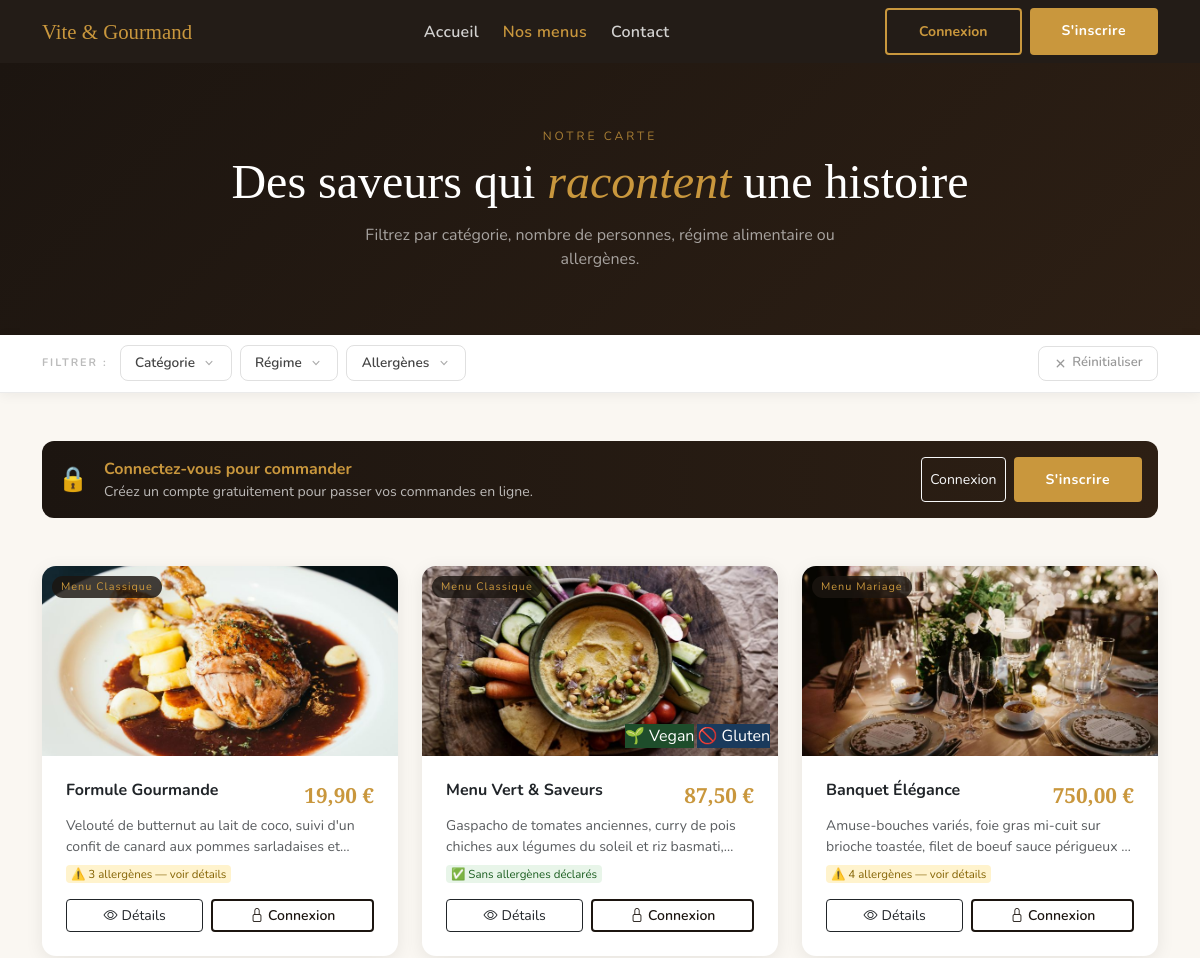
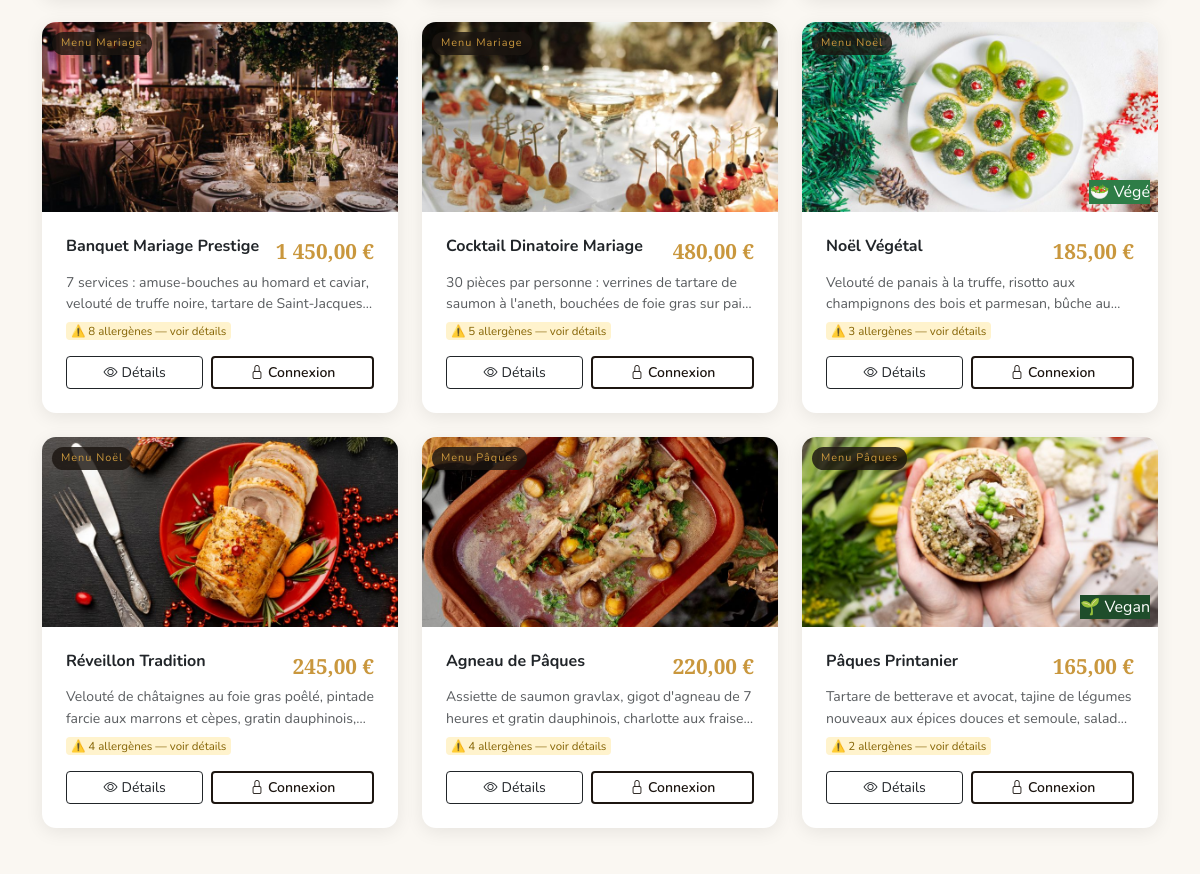
The page /menus.php (upper part) on the database as committed earlier (2 pictures, top to bottom).
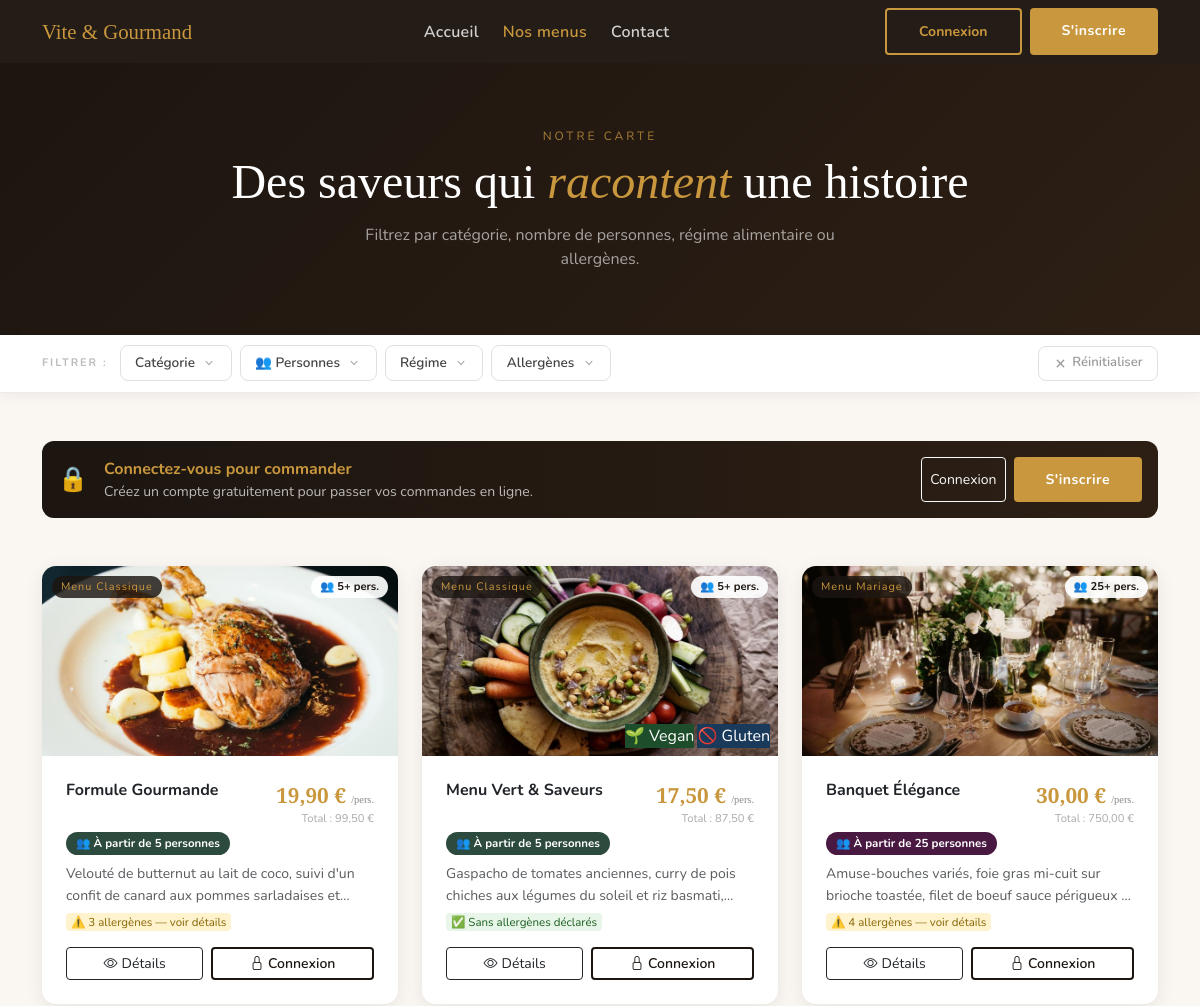
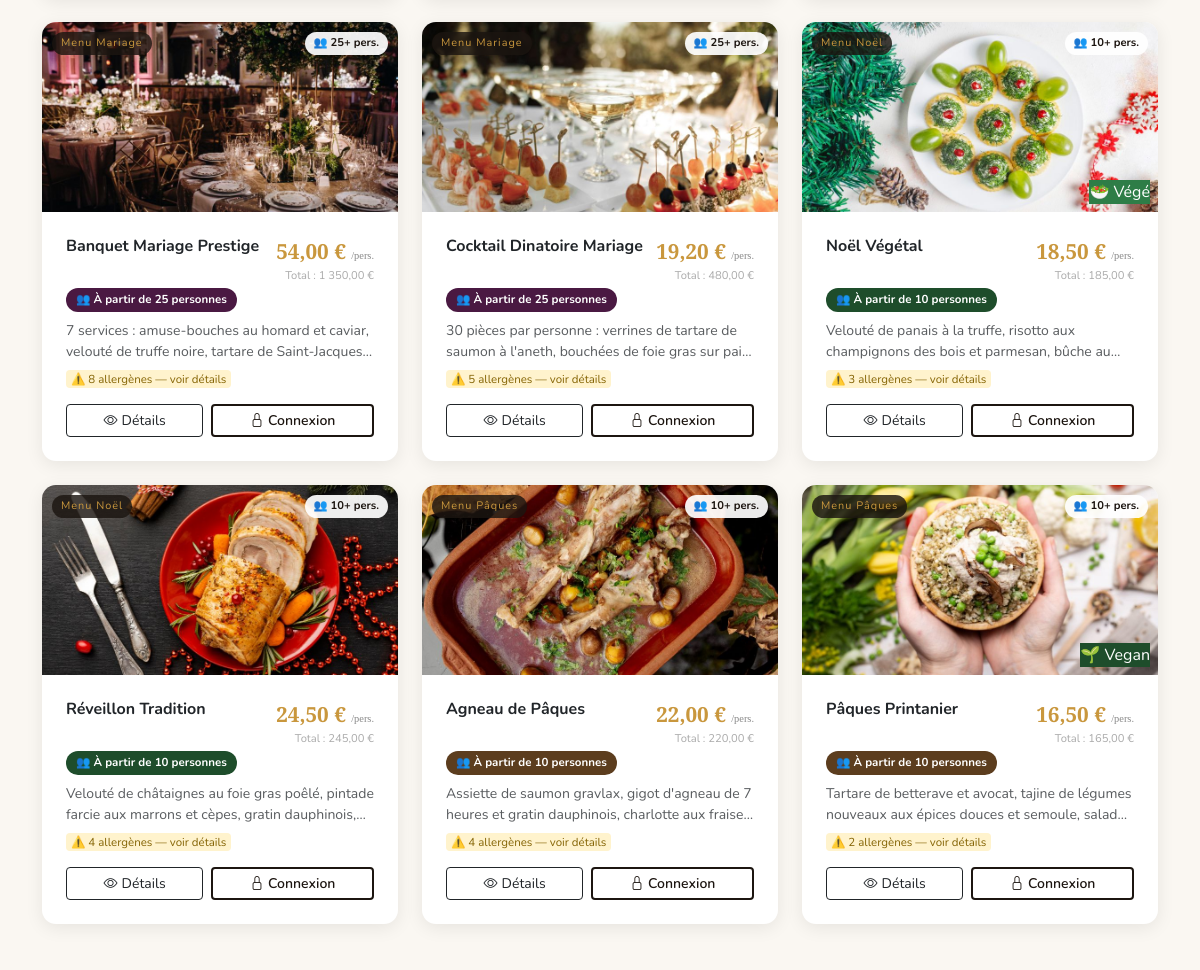
The same page on the database as committed later (2 pictures, top to bottom).
### tables this page shows
CREATE TABLE `menus` (
  `id` int NOT NULL,
  `nom` varchar(200) NOT NULL,
  `description` text,
  `prix` decimal(10,2) NOT NULL,
  `categorie` varchar(100) NOT NULL,
  `disponible` tinyint(1) DEFAULT '1',
  `image_url` text,
  `allergenes` text,
  `regime` varchar(200) DEFAULT '',
  `personnes_min` int DEFAULT '1',
  `created_at` datetime DEFAULT CURRENT_TIMESTAMP
);

### menus.php (the view, shortened to what the rows shown need)
<?php
require_once __DIR__ . '/includes/db.php';
$is_logged = isset($_SESSION['user_id']);
$cat_config = [
    'Menu Classique' => ['emoji' => '🍽️', 'couleur' => '#2D4A3E'],
    'Menu Noël'      => ['emoji' => '🎄', 'couleur' => '#1E4D2B'],
    'Menu Pâques'    => ['emoji' => '🐣', 'couleur' => '#5C3D1E'],
    'Menu Mariage'   => ['emoji' => '💍', 'couleur' => '#4A1942'],
];
$menus = $pdo
    ->query("SELECT * FROM menus WHERE disponible = 1 ORDER BY categorie, nom")
    ->fetchAll();
?>
<!DOCTYPE html>
<html lang="fr">
<head>
    <link rel="stylesheet" href="https://cdn.jsdelivr.net/npm/bootstrap@5.3.0/dist/css/bootstrap.min.css">
    <link rel="stylesheet" href="https://cdn.jsdelivr.net/npm/bootstrap-icons@1.11.0/font/bootstrap-icons.css">
    <link rel="stylesheet" href="<?= BASE_URL ?>assets/css/global.css">
    <link rel="stylesheet" href="<?= BASE_URL ?>assets/css/public.css">
</head>
<body>
    <div class="page-hero">
        <div class="container">
            <h1 style="font-family: 'Playfair Display', serif; color: #fff; font-size: clamp(2rem, 4vw, 3.2rem);">
            Des saveurs qui <em style="color: var(--gold);">racontent</em> une histoire
            </h1>
        </div>
    </div>
    <div class="container py-5">
        <div class="row g-4" id="menu-grid">
            <?php foreach ($menus as $menu):
            $cat    = $menu['categorie'];
            $config = $cat_config[$cat] ?? ['emoji' => '🍽️', 'couleur' => '#1C1510'];
            $allergenes = array_filter(array_map('trim', explode(',', $menu['allergenes'] ?? '')));
            $regimes    = array_filter(array_map('trim', explode(',', $menu['regime']    ?? '')));
            $nb_pers = max(1, (int)($menu['personnes_min'] ?? 1));
            ?>
            <div class="col-md-6 col-lg-4 menu-item-wrap"
                data-cat="<?= htmlspecialchars($cat) ?>"
                data-allergens="<?= htmlspecialchars($menu['allergenes'] ?? '') ?>"
                data-regimes="<?= htmlspecialchars($menu['regime'] ?? '') ?>"
                data-pers="<?= $nb_pers ?>">
                <div class="menu-card-pub">
                    <div class="position-relative">
                        <?php if (!empty($menu['image_url'])): ?>
                            <img src="/<?= htmlspecialchars($menu['image_url']) ?>"
                                alt="<?= htmlspecialchars($menu['nom']) ?>"
                                class="menu-img" loading="lazy">
                        <?php endif; ?>
                        <span class="cat-badge"><?= htmlspecialchars($cat) ?></span>
                        <?php if ($nb_pers > 1): ?>
                            <span class="pers-badge">👥 <?= $nb_pers ?>+ pers.</span>
                        <?php endif; ?>
                        <div style="position: absolute; bottom: 8px; right: 8px; display: flex; flex-wrap: wrap; gap: 3px; justify-content: flex-end;">
                            <?php if (in_array('vegan', $regimes)): ?>
                                <span class="rg-badge" style="background: #1E4D2B; color: #fff;">🌱 Vegan</span>
                            <?php elseif (in_array('vegetarien', $regimes)): ?>
                                <span class="rg-badge" style="background: #2E7D47; color: #fff;">🥗 Végé</span>
                            <?php endif; ?>
                            <?php if (in_array('sans_gluten', $regimes)): ?>
                                <span class="rg-badge" style="background: #1A3A5C; color: #fff;">🚫 Gluten</span>
                            <?php endif; ?>
                        </div>
                    </div>
                    <div class="card-body p-4 d-flex flex-column flex-grow-1">
                        <div class="d-flex justify-content-between align-items-start mb-1 gap-2">
                            <h5 class="fw-bold mb-0" style="line-height: 1.3; font-size: 1rem;">
                                <?= htmlspecialchars($menu['nom']) ?>
                            </h5>
                            <div class="text-end flex-shrink-0">
                                <?php if ($nb_pers > 1):
                                    $prix_par_pers = $menu['prix'] / $nb_pers;
                                ?>
                                    <div class="prix">
                                        <?= number_format($prix_par_pers, 2, ',', ' ') ?> €
                                        <span style="font-size: .65rem; font-weight: 400; color: #888;">/pers.</span>
                                    </div>
                                    <div style="font-size: .7rem; color: #aaa;">
                                        Total : <?= number_format($menu['prix'], 2, ',', ' ') ?> €
                                    </div>
                                <?php else: ?>
                                    <div class="prix"><?= number_format($menu['prix'], 2, ',', ' ') ?> €</div>
                                <?php endif; ?>
                            </div>
                        </div>
                        <?php if ($nb_pers > 1): ?>
                        <div class="mb-2">
                            <span style="display: inline-flex; align-items: center; gap: .3rem; background: <?= $config['couleur'] ?>; color: #fff; border-radius: 50px; padding: 3px 10px; font-size: .72rem; font-weight: 700;">
                                👥 À partir de <?= $nb_pers ?> personnes
                            </span>
                        </div>
                        <?php endif; ?>
                        <p class="text-muted small mb-2 flex-grow-1"
                        style="display: -webkit-box; -webkit-line-clamp: 2; -webkit-box-orient: vertical; overflow: hidden; line-height: 1.55; min-height: 2.6em;">
                            <?= htmlspecialchars($menu['description']) ?>
                        </p>
                        <?php if (!empty($allergenes)): ?>
                            <div class="mb-3">
                                <span class="al-chip"
                                    style="background: #FFF3CD; color: #856404; font-size: .72rem; cursor: pointer;"
                                    onclick="this.closest('.menu-card-pub').querySelector('.btn-detail').click()">
                                    ⚠️ <?= count($allergenes) ?> allergène<?= count($allergenes) > 1 ? 's' : '' ?> — voir détails
                                </span>
                            </div>
                        <?php else: ?>
                            <div class="mb-3">
                                <span class="al-chip" style="background: #E8F5E9; color: #1B5E20; font-size: .72rem;">
                                    ✅ Sans allergènes déclarés
                                </span>
                            </div>
                        <?php endif; ?>
                        <div class="d-flex gap-2">
                            <button class="btn btn-outline-dark flex-grow-1 btn-sm btn-detail"
                                    data-nom="<?= htmlspecialchars($menu['nom'],        ENT_QUOTES) ?>"
                                    data-prix="<?= number_format($menu['prix'], 2, ',', ' ') ?>"
                                    data-ppp="<?= $nb_pers > 1 ? number_format($menu['prix'] / $nb_pers, 2, ',', ' ') : '' ?>"
                                    data-cat="<?= htmlspecialchars($cat,                ENT_QUOTES) ?>"
                                    data-desc="<?= htmlspecialchars($menu['description'], ENT_QUOTES) ?>"
                                    data-img="<?= htmlspecialchars($menu['image_url'] ?? '', ENT_QUOTES) ?>"
                                    data-allergens="<?= htmlspecialchars($menu['allergenes'] ?? '', ENT_QUOTES) ?>"
                                    data-regimes="<?= htmlspecialchars($menu['regime'] ?? '',    ENT_QUOTES) ?>"
                                    data-pers="<?= $nb_pers ?>"
                                    data-color="<?= $config['couleur'] ?>"
                                    data-emoji="<?= $config['emoji'] ?>">
                                <i class="bi bi-eye me-1"></i>Détails
                            </button>
                            <?php if ($is_logged): ?>
                                <a href="user/menu.php" class="btn btn-gold flex-grow-1 btn-sm">
                                    <i class="bi bi-cart-plus me-1"></i>Commander
                                </a>
                            <?php else: ?>
                                <a href="login.php" class="btn flex-grow-1 btn-sm fw-semibold justify-content-center"
                                style="border: 2px solid var(--dark); color: var(--dark);">
                                    <i class="bi bi-lock me-1"></i>Connexion
                                </a>
                            <?php endif; ?>
                        </div>
                    </div>
                </div>
            </div>
                <?php endforeach; ?>
        </div>
    </div>
</body>

Rows that differ between the two databases and show on the page:
changed menus "Formule Gourmande": personnes_min (not shown) → "5"; prix_par_pers (not shown) → "19,90"; prix "19,90" → "99,50"
changed menus "Menu Vert & Saveurs": personnes_min (not shown) → "5"; prix_par_pers (not shown) → "17,50"
changed menus "Banquet Élégance": personnes_min (not shown) → "25"; prix_par_pers (not shown) → "30,00"
changed menus "Banquet Mariage Prestige": personnes_min (not shown) → "25"; prix_par_pers (not shown) → "54,00"; prix "1 450,00" → "1 350,00"
changed menus "Cocktail Dinatoire Mariage": personnes_min (not shown) → "25"; prix_par_pers (not shown) → "19,20"
changed menus "Noël Végétal": personnes_min (not shown) → "10"; prix_par_pers (not shown) → "18,50"
changed menus "Réveillon Tradition": personnes_min (not shown) → "10"; prix_par_pers (not shown) → "24,50"
changed menus "Agneau de Pâques": personnes_min (not shown) → "10"; prix_par_pers (not shown) → "22,00"
changed menus "Pâques Printanier": personnes_min (not shown) → "10"; prix_par_pers (not shown) → "16,50"
Other text that changed with them:
text now shown: "👥 Personnes"
